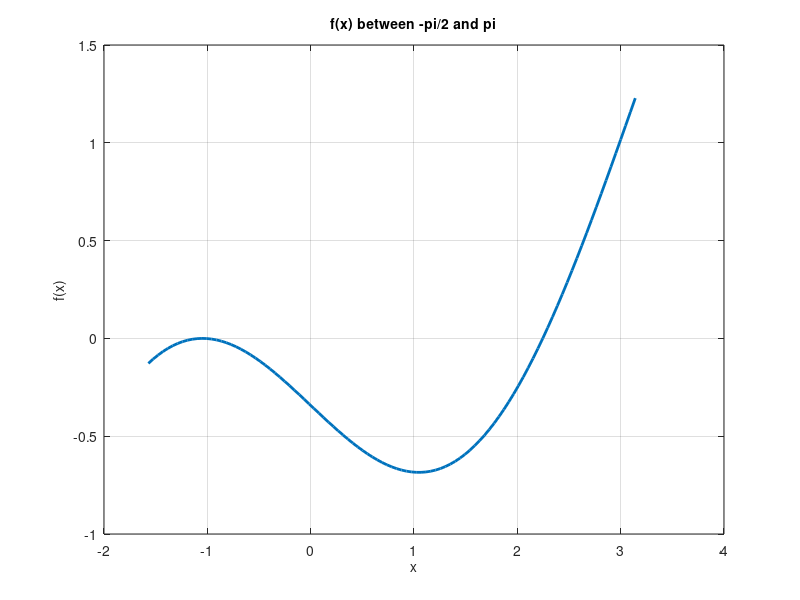

This chart was generated by the following MATLAB code: (Note: this script raises an error after producing the figure.)
%%
clear all, close all, clc, format long, format compact
fs=10;
set(0,'defaulttextfontsize',fs);
set(0,'defaultaxesfontsize',fs);
tol=1e-10;
nmax=100;
%%  
% *Exercise 1*
% 
% (a)

% Defining f
f=@(x)x/2-sin(x)+pi/6-sqrt(3)/2;

% Plotting f between -pi/2 and pi
x=linspace(-pi/2,pi,101);
plot(x,f(x),'LineWidth',2)
grid on
xlabel('x')
ylabel('f(x)')
title('f(x) between -pi/2 and pi')

% Bisection method

% A suitable interval would be [0, pi] as used below.
[zero,res,niter,itersb]=bisection(f,0,pi,tol,nmax)

%%
% (b)

% Defining the derivative of f
df=@(x)1/2-cos(x);

% Newton's method for alpha
[zero_a,res_a,niter_a,itersn_a]=newton(f,df,pi,tol,nmax)

% Newton's method for beta
[zero_b,res_b,niter_b,itersn_b]=newton(f,df,-pi/2,tol,nmax)

% Alpha has 5 iterations and beta has 27.
% This is because by theorem 4.4.1, as f'(alpha) is not 0, we have quadratic convergence.
% But as f'(beta)=0, then by remark 4.4.2, we only have linear convergence.
%%
% (c)

% Fixed point iteration corresponding to modified Newton's method for beta
phi=@(x)x-2*f(x)/df(x);
[fixp_b,res_b,niter_b,itersfp_b]=fixpoint(phi,-pi/2,tol,nmax)

% As we have recovered quadratic convergence, we only need four iterations.
